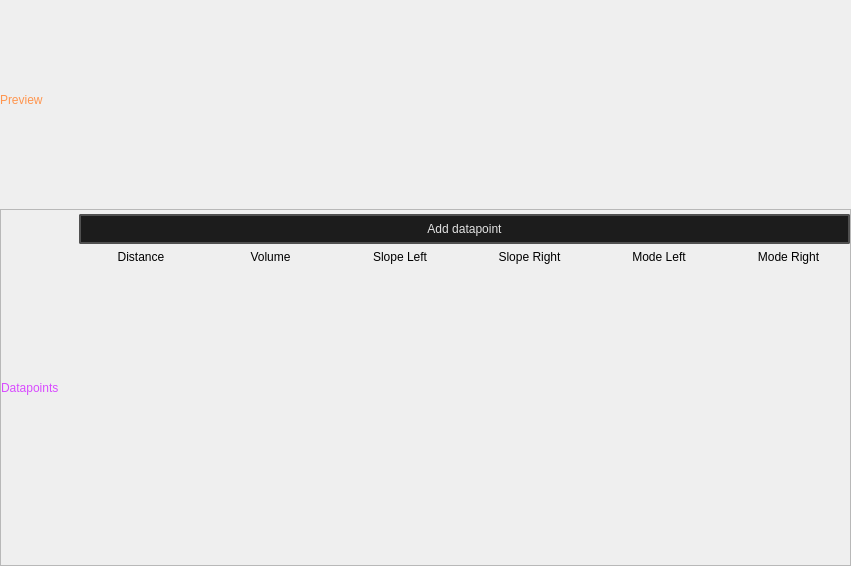
<?xml version="1.0" encoding="UTF-8"?>
<ui version="4.0">
 <class>CurveWidget</class>
 <widget class="QWidget" name="CurveWidget">
  <property name="geometry">
   <rect>
    <x>0</x>
    <y>0</y>
    <width>851</width>
    <height>566</height>
   </rect>
  </property>
  <property name="minimumSize">
   <size>
    <width>512</width>
    <height>0</height>
   </size>
  </property>
  <property name="maximumSize">
   <size>
    <width>16666</width>
    <height>16777215</height>
   </size>
  </property>
  <property name="windowTitle">
   <string>Form</string>
  </property>
  <layout class="QVBoxLayout" name="verticalLayout">
   <property name="spacing">
    <number>0</number>
   </property>
   <property name="leftMargin">
    <number>0</number>
   </property>
   <property name="topMargin">
    <number>0</number>
   </property>
   <property name="rightMargin">
    <number>0</number>
   </property>
   <property name="bottomMargin">
    <number>0</number>
   </property>
   <item>
    <layout class="QVBoxLayout" name="verticalLayout_2">
     <property name="spacing">
      <number>9</number>
     </property>
     <item>
      <widget class="QFrame" name="preview">
       <property name="minimumSize">
        <size>
         <width>0</width>
         <height>200</height>
        </size>
       </property>
       <property name="maximumSize">
        <size>
         <width>16777215</width>
         <height>200</height>
        </size>
       </property>
       <property name="frameShape">
        <enum>QFrame::Shape::NoFrame</enum>
       </property>
       <property name="frameShadow">
        <enum>QFrame::Shadow::Raised</enum>
       </property>
       <layout class="QHBoxLayout" name="horizontalLayout_2">
        <property name="spacing">
         <number>0</number>
        </property>
        <property name="leftMargin">
         <number>0</number>
        </property>
        <property name="topMargin">
         <number>0</number>
        </property>
        <property name="rightMargin">
         <number>0</number>
        </property>
        <property name="bottomMargin">
         <number>0</number>
        </property>
        <item>
         <widget class="QLabel" name="label_2">
          <property name="minimumSize">
           <size>
            <width>78</width>
            <height>0</height>
           </size>
          </property>
          <property name="maximumSize">
           <size>
            <width>78</width>
            <height>16777215</height>
           </size>
          </property>
          <property name="styleSheet">
           <string notr="true">color: rgb(255, 149, 78);</string>
          </property>
          <property name="text">
           <string>Preview</string>
          </property>
         </widget>
        </item>
        <item>
         <widget class="QFrame" name="frame">
          <property name="minimumSize">
           <size>
            <width>0</width>
            <height>200</height>
           </size>
          </property>
          <property name="maximumSize">
           <size>
            <width>16777215</width>
            <height>200</height>
           </size>
          </property>
          <property name="styleSheet">
           <string notr="true">QFrame#frame {
        border: None;
}</string>
          </property>
          <property name="frameShape">
           <enum>QFrame::Shape::NoFrame</enum>
          </property>
          <property name="frameShadow">
           <enum>QFrame::Shadow::Raised</enum>
          </property>
          <property name="lineWidth">
           <number>0</number>
          </property>
          <layout class="QVBoxLayout" name="verticalLayout_3">
           <property name="spacing">
            <number>6</number>
           </property>
           <property name="leftMargin">
            <number>0</number>
           </property>
           <property name="topMargin">
            <number>0</number>
           </property>
           <property name="rightMargin">
            <number>0</number>
           </property>
           <property name="bottomMargin">
            <number>0</number>
           </property>
           <item>
            <layout class="QVBoxLayout" name="verticalLayout_4">
             <property name="spacing">
              <number>0</number>
             </property>
             <property name="bottomMargin">
              <number>0</number>
             </property>
            </layout>
           </item>
          </layout>
         </widget>
        </item>
       </layout>
      </widget>
     </item>
     <item>
      <widget class="QFrame" name="datapoints">
       <property name="frameShape">
        <enum>QFrame::Shape::StyledPanel</enum>
       </property>
       <property name="frameShadow">
        <enum>QFrame::Shadow::Raised</enum>
       </property>
       <layout class="QHBoxLayout" name="horizontalLayout">
        <property name="spacing">
         <number>0</number>
        </property>
        <property name="leftMargin">
         <number>0</number>
        </property>
        <property name="topMargin">
         <number>0</number>
        </property>
        <property name="rightMargin">
         <number>0</number>
        </property>
        <property name="bottomMargin">
         <number>0</number>
        </property>
        <item>
         <widget class="QLabel" name="label">
          <property name="minimumSize">
           <size>
            <width>78</width>
            <height>0</height>
           </size>
          </property>
          <property name="maximumSize">
           <size>
            <width>78</width>
            <height>16777215</height>
           </size>
          </property>
          <property name="styleSheet">
           <string notr="true">color: rgb(216, 75, 255);</string>
          </property>
          <property name="text">
           <string>Datapoints</string>
          </property>
         </widget>
        </item>
        <item>
         <layout class="QVBoxLayout" name="verticalLayout_5">
          <property name="spacing">
           <number>6</number>
          </property>
          <property name="topMargin">
           <number>4</number>
          </property>
          <item>
           <widget class="QPushButton" name="add_data_point_button">
            <property name="styleSheet">
             <string notr="true">
    /* QPushButton default and hover styles */
    QPushButton {

        font: 580 9pt &quot;Segoe UI&quot;;
	

        border: 2px solid black;
        border-radius: 2px;
        border-color: rgba(80, 80, 80, 255);
        height:22px;
        padding-top: 2px;
        padding-bottom:2px;
        padding-left: 4px;
        padding-right: 4px;
        color: #E3E3E3;
        background-color: #1C1C1C;
    }
    QPushButton:hover {
        background-color: #414956;
        color: white;
    }
    QPushButton:pressed {
        background-color: red;
        background-color: #1C1C1C;
        margin: 1 px;
        margin-left: 2px;
        margin-right: 2px;

    }</string>
            </property>
            <property name="text">
             <string>Add datapoint</string>
            </property>
            <property name="icon">
             <iconset resource="../../../resources.qrc">
              <normaloff>:/icons/add_24dp_9D9D9D_FILL0_wght400_GRAD0_opsz24.svg</normaloff>:/icons/add_24dp_9D9D9D_FILL0_wght400_GRAD0_opsz24.svg</iconset>
            </property>
           </widget>
          </item>
          <item>
           <layout class="QHBoxLayout" name="Header">
            <item>
             <widget class="QLabel" name="label_01">
              <property name="text">
               <string>Distance</string>
              </property>
              <property name="alignment">
               <set>Qt::AlignmentFlag::AlignCenter</set>
              </property>
             </widget>
            </item>
            <item>
             <widget class="QLabel" name="label_02">
              <property name="text">
               <string>Volume</string>
              </property>
              <property name="alignment">
               <set>Qt::AlignmentFlag::AlignCenter</set>
              </property>
             </widget>
            </item>
            <item>
             <widget class="QLabel" name="label_3">
              <property name="text">
               <string>Slope Left</string>
              </property>
              <property name="alignment">
               <set>Qt::AlignmentFlag::AlignCenter</set>
              </property>
             </widget>
            </item>
            <item>
             <widget class="QLabel" name="label_4">
              <property name="text">
               <string>Slope Right</string>
              </property>
              <property name="alignment">
               <set>Qt::AlignmentFlag::AlignCenter</set>
              </property>
             </widget>
            </item>
            <item>
             <widget class="QLabel" name="label_5">
              <property name="text">
               <string>Mode Left</string>
              </property>
              <property name="alignment">
               <set>Qt::AlignmentFlag::AlignCenter</set>
              </property>
             </widget>
            </item>
            <item>
             <widget class="QLabel" name="label_6">
              <property name="text">
               <string>Mode Right</string>
              </property>
              <property name="alignment">
               <set>Qt::AlignmentFlag::AlignCenter</set>
              </property>
             </widget>
            </item>
           </layout>
          </item>
          <item>
           <layout class="QVBoxLayout" name="datapoints_layout">
            <property name="spacing">
             <number>0</number>
            </property>
            <item>
             <spacer name="verticalSpacer">
              <property name="orientation">
               <enum>Qt::Orientation::Vertical</enum>
              </property>
              <property name="sizeHint" stdset="0">
               <size>
                <width>20</width>
                <height>40</height>
               </size>
              </property>
             </spacer>
            </item>
           </layout>
          </item>
         </layout>
        </item>
       </layout>
      </widget>
     </item>
    </layout>
   </item>
  </layout>
 </widget>
 <resources>
  <include location="../../../resources.qrc"/>
 </resources>
 <connections/>
</ui>
